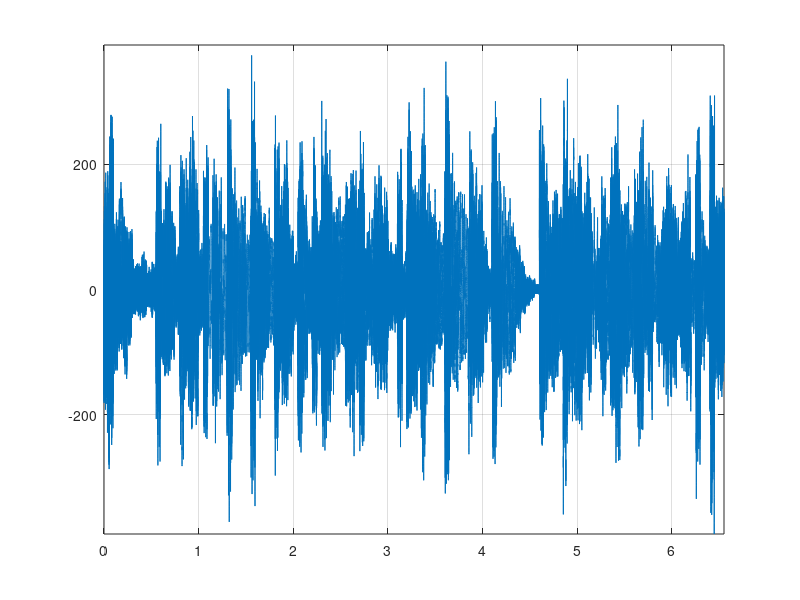

The MATLAB source for this figure:
% Computer Assignment 1: Part 1
% By: Matthew Mancuso

clear; clc;

% data1.mat, data2.mat, or data3.mat
load data1.mat;

% max number of harmonics of A to use. lower number = lower quality
max_harmonics = 15;

win_len = 50e-3; % in seconds
samples_per_win = fs*win_len;

[num_windows, num_harmonics] = size(freqs);

total_samples = samples_per_win*num_windows;
total_len = win_len*num_windows;

t = linspace(0, total_len, total_samples);
data = zeros(1, total_samples);

% loop over all windows in A
for window = 1:num_windows
    % samples at which windows begin and end. window_loc should be
    % samples_per_win long
    window_begin = (window - 1)*samples_per_win + 1;
    window_end = window_begin + samples_per_win - 1;
    window_loc = window_begin:window_end;
    
    % matches time vector with data vector
    win_t = t(window_loc);
    
    % running sum of all harmonics
    win = zeros(1, samples_per_win);
    
    % loops over all harmonics in A, up to max_harmonics
    for harmonic = 1:min(max_harmonics, num_harmonics)
        % get A and frequency value at window and harmonic
        cur_A = A(window, harmonic);
        cur_freq = 2*pi*freqs(window, harmonic);
        
        % gets magnitude and phase shift of A value
        cos_mag = abs(cur_A);
        cos_shift = angle(cur_A);
        
        % sums cosine for harmonic into window
        win = win + cos_mag * cos(cur_freq*win_t + cos_shift);
    end
    
    % adds window to data vector
    data(window_loc) = win;
end

% plot and axes
fig = figure();
plot(t, data);
grid on;

% ensures negative and positive vertical axes are equal
data_max = max(abs(min(data)), abs(max(data)));
axis([0 total_len -data_max data_max]);

% soundsc instead of sound to prevent clipping
soundsc(data, fs);